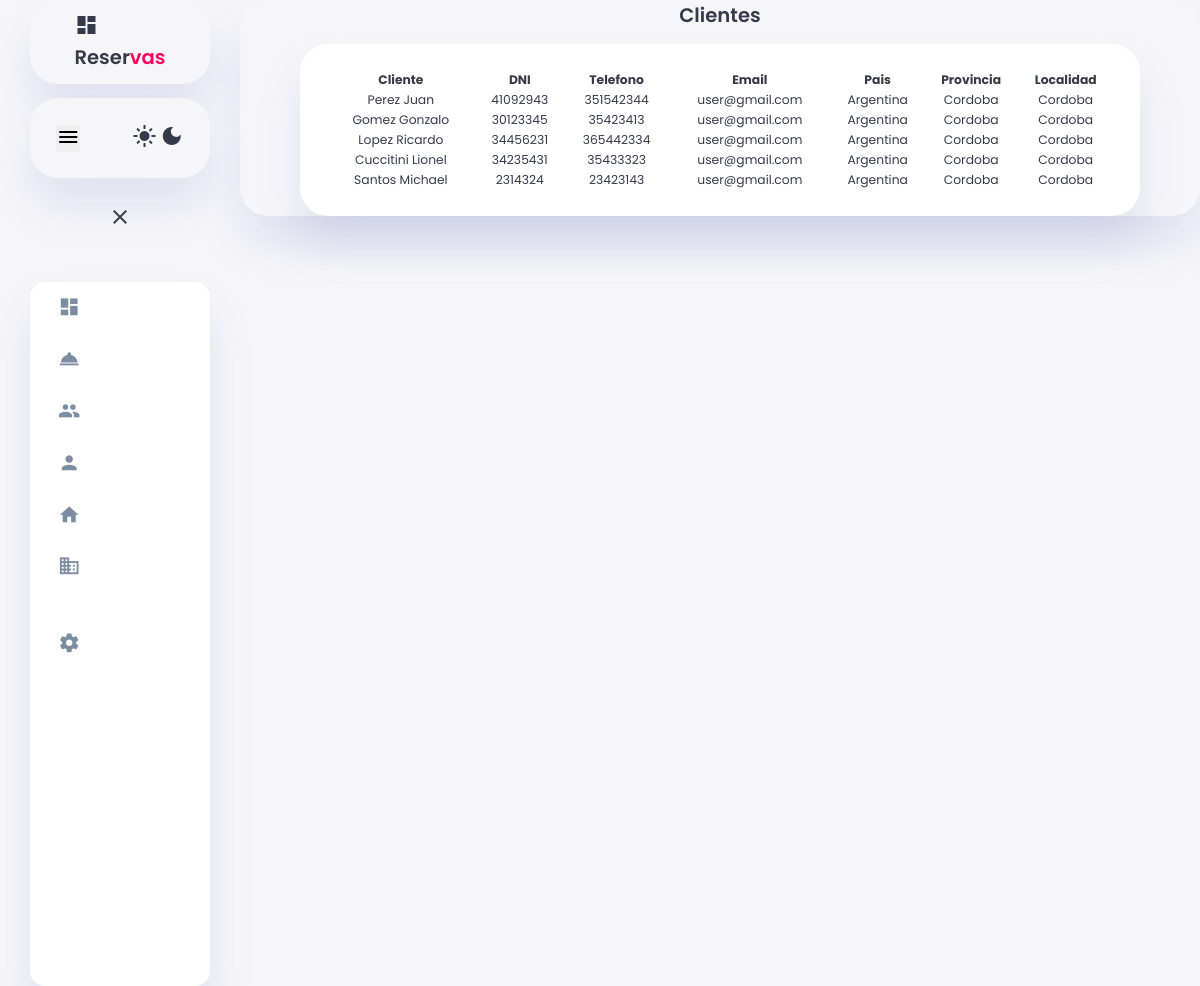
/clientes/, run on the app's committed database.
### reservas/models.py (models this page shows, shortened)
class Cliente(models.Model):
    apellido_nombre = models.CharField(max_length=100)
    dni = models.IntegerField(default=0)
    telefono = models.CharField(max_length=30)
    email = models.CharField(max_length=50, default="user@gmail.com")
    pais = models.CharField(max_length=30, default="Argentina")
    provincia = models.CharField(max_length=30, default="Cordoba")
    localidad = models.CharField(max_length=30, default="Cordoba")

### reservas/views.py (the view)
# urls.py: path('clientes/', views.tabla_clientes, name='tabla_clientes'),
def tabla_clientes(request):
    clientes = Cliente.objects.all()
    context = {'clientes': clientes}
    return render(request, 'clientes.html', context)

### reservas/templates/clientes.html
{% include 'navbar.html' %}
{% load static %}
{% block content %}
<div class="content-conteiner">
<table class="table">
    <h2>Clientes</h2>
    <thead>
        <tr>
            <th>Cliente</th>
            <th>DNI</th>
            <th>Telefono</th>
            <th>Email</th>
            <th>Pais</th>
            <th>Provincia</th>
            <th>Localidad</th>
        </tr>
    </thead>
    <tbody>
        {% for cliente in clientes %}
        <tr class="filas">
            <td><a href="{% url 'detalle_cliente' cliente.id %}">{{ cliente.apellido_nombre }}</a></td>
            <td>{{ cliente.dni }}</td>
            <td>{{ cliente.telefono }}</td>
            <td>{{ cliente.email }}</td>
            <td>{{ cliente.pais }}</td>
            <td>{{ cliente.provincia }}</td>
            <td>{{ cliente.localidad }}</td>
        {% endfor %}
    </tbody>
</table>
</div>
{% endblock %}

### reservas/static/css/styles3.css (style rules this page uses)
:root { --color-primary: #6C9BCF; --color-danger: #FF0060; --color-success: #1B9C85; --color-warning: #F7D060; --color-white: #fff; --color-info-dark: #7d8da1; --color-dark: #363949; --color-light: rgba(132, 139, 200, 0.18); --color-dark-variant: #677483; --color-background: #f6f6f9; --card-border-radius: 2rem; --border-radius-1: 0.4rem; --border-radius-2: 1.2rem; --card-padding: 1.8rem; --padding-1: 1.2rem; --box-shadow: 0 2rem 3rem var(--color-light); }
* { margin: 0; padding: 0; outline: 0; appearance: 0; border: 0; text-decoration: none; box-sizing: border-box; }
html { font-size: 14px; }
body { width: 100vw; height: 100vh; font-family: 'Poppins', sans-serif; font-size: 0.88rem; user-select: none; overflow-x: hidden; color: var(--color-dark); background-color: var(--color-background); }
a { color: var(--color-dark); }
h2 { font-weight: 600; font-size: 1.4rem; }

### reservas/static/css/tables.css (style rules this page uses)
.table { margin: auto; width: 70vw; text-align: center; background-color: var(--color-white); padding: var(--card-padding); border-radius: var(--card-border-radius); margin-top: 1rem; box-shadow: var(--box-shadow); justify-content: space-around; gap: 1.4rem; transition: all 0.3s ease; }
.filas { border-radius: var(--card-border-radius); }
.detalle p,h1,h2 { margin: auto; }
.content-conteiner { display: flex; flex-direction: column; box-shadow: var(--box-shadow); border-radius: var(--card-border-radius); }

### data on the page
Cliente: apellido_nombre "Perez Juan", dni "41092943", telefono "351542344", email "user@gmail.com", pais "Argentina", provincia "Cordoba", localidad "Cordoba"
Cliente: apellido_nombre "Gomez Gonzalo", dni "30123345", telefono "35423413", email "user@gmail.com", pais "Argentina", provincia "Cordoba", localidad "Cordoba"
Cliente: apellido_nombre "Lopez Ricardo", dni "34456231", telefono "365442334", email "user@gmail.com", pais "Argentina", provincia "Cordoba", localidad "Cordoba"
Cliente: apellido_nombre "Cuccitini Lionel", dni "34235431", telefono "35433323", email "user@gmail.com", pais "Argentina", provincia "Cordoba", localidad "Cordoba"
Cliente: apellido_nombre "Santos Michael", dni "2314324", telefono "23423143", email "user@gmail.com", pais "Argentina", provincia "Cordoba", localidad "Cordoba"
